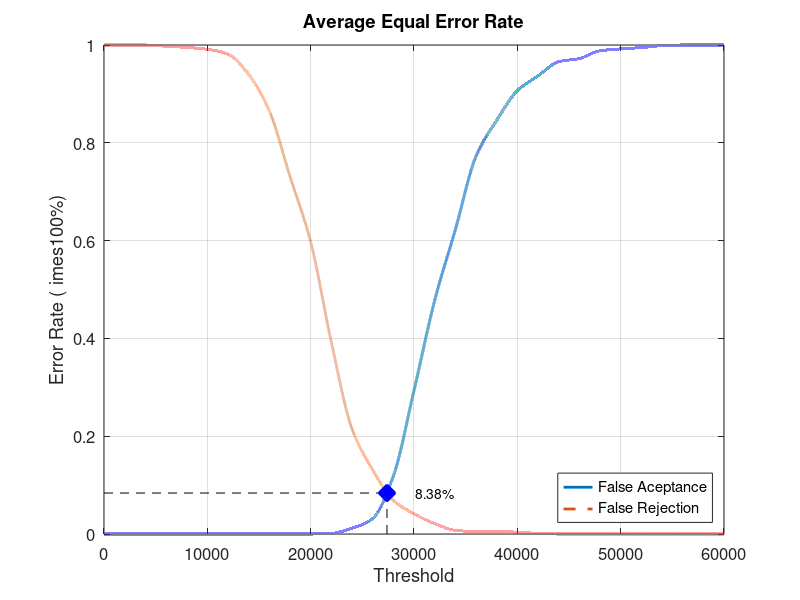
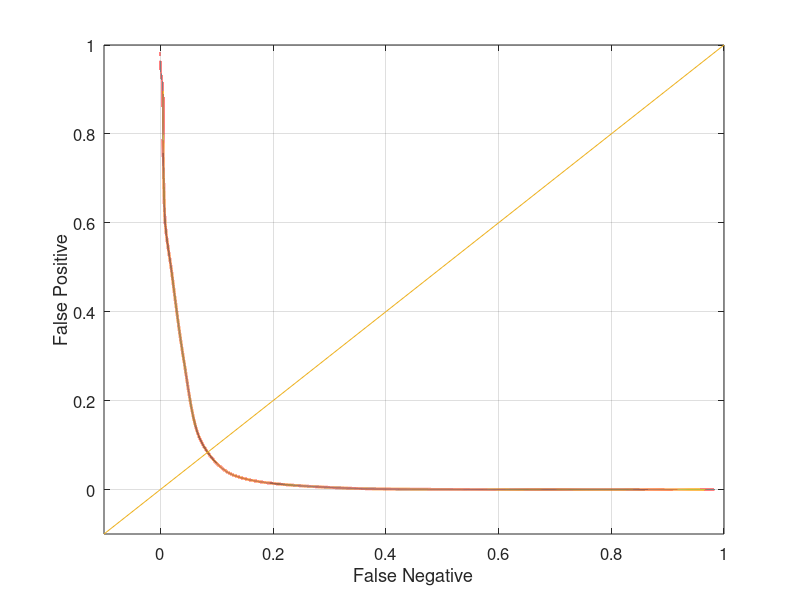

Reproduce these figures in MATLAB, in order.
close all;
clear;
clc;
x = 0:2000:60000;
xq = 0:0.5:60000;

y0 = [0 0 0 0 0 0 0 0 0 0 0 0.00131579 0.0118421 0.0315789 0.118421 0.293421 0.477632 0.622368 0.772368 0.846053 0.906579 0.936842 0.965789 0.972368 0.988158 0.992105 0.994737 0.998684 1 1 1]
yy0 = interp1(x, y0, xq, 'pchip');
y1 = [1 1 1 0.9975 0.995 0.99125 0.98125 0.94 0.865 0.73125 0.5975 0.3925 0.215 0.13125 0.06875 0.04125 0.02125 0.0075 0.005 0.005 0.00375 0.00125 0 0 0 0 0 0 0 0 0]
yy1 = interp1(x, y1, xq, 'pchip');

% Calculating EER: 
y2 = abs(y0 - y1);
find(y2 == min(y2))
yy2 = abs(yy0 - yy1);
xEER = find(yy2 == min(yy2));
xEERIndex = xq(xEER) % X-axis EER
yEER = yy0(xEER) % Y-axis EER

main = figure
plot(xq, yy0,'-','LineWidth', 2);	hold on
plot(xq, yy1,'--','LineWidth', 2);	hold on
plot([xEERIndex xEERIndex], [0 yEER], 'k--');	hold on
plot([0 xEERIndex], [yEER yEER], 'k--');	hold on
plot(xEERIndex, yEER, 'bx', 'LineWidth', 10);	hold on
text(xEERIndex + 10 * xEERIndex / 100, yEER, [num2str(round((10000 * yEER)) / 100) '%'])
legend('False Aceptance', 'False Rejection', 'Location', 'SouthEast')
xlabel('Threshold')
ylabel('Error Rate (	imes100%)')
title('Average Equal Error Rate')
set(gca, 'FontSize', 12)
axis([0 60000 0 1])
grid on

print(main, 'Experiment3AverageMain', '-dpng');
FNRxFPR = figure('Color', [1 1 1]);
plot(yy1, yy0, '-', yy1, yy0, 'LineWidth', 2);
hold on
y = -0.1:0.1:1
plot(y, y); 
set(gca, 'FontSize', 12)
xlabel('False Negative')
ylabel('False Positive')
axis([-0.1 1 -0.1 1])
set(gca, 'FontSize', 12)
grid on

print(FNRxFPR, 'Experiment3AverageFNRxFPR','-dpng');
